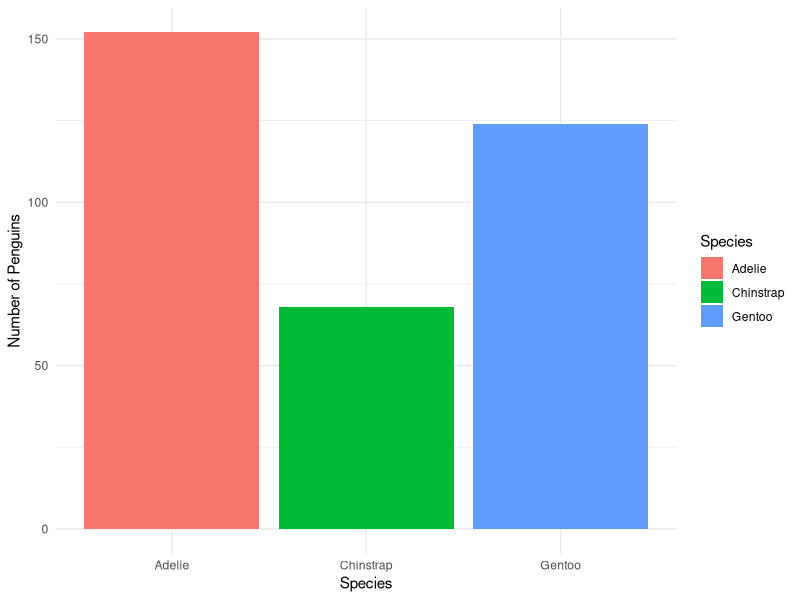
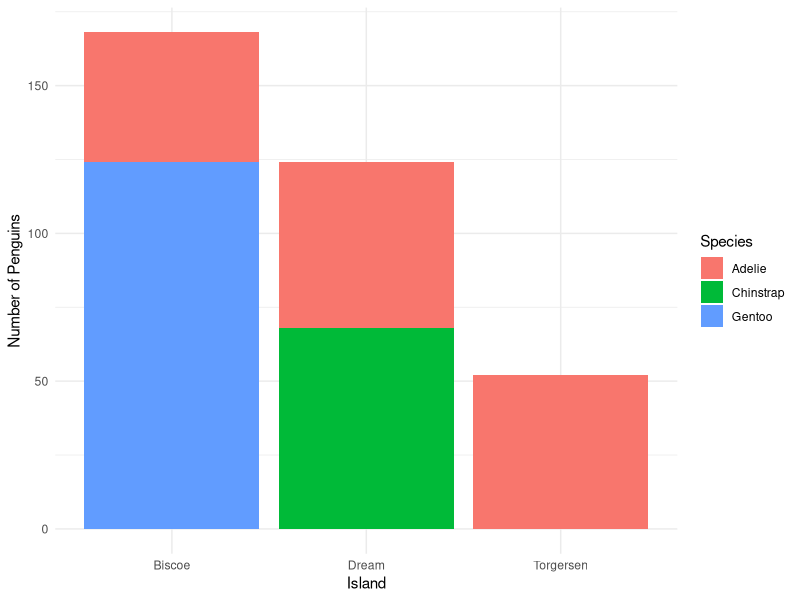

Here is the R script that generated these plots, in order:
## ---- chunk 1
#| label: setup
#| include: false
library(tidyverse)
library(palmerpenguins)
library(ggplot2)
## ---- chunk 2
#| content: valuebox
#| title: "Total Penguins"
list(icon = "binoculars", color = "primary", value = nrow(penguins))
## ---- chunk 3
#| content: valuebox
#| title: "Most Common Species"
list(icon = "award", color = "primary",
     value = names(which.max(table(penguins$species))))
## ---- chunk 4
#| content: valuebox
#| title: "Island With The Most Penguins"
list(icon = "globe-americas", color = "primary",
     value = names(which.max(table(penguins$island))))
## ---- chunk 5
#| title: "Penguins Species Distribution"
ggplot(penguins, aes(x = species, fill = species)) +
  geom_bar() +
  labs(x = "Species", y = "Number of Penguins", fill = "Species") +
  theme_minimal()
## ---- chunk 6
#| title: "Species Across Islands"
ggplot(penguins, aes(x = island, fill = species)) +
  geom_bar() +
  labs(x = "Island", y = "Number of Penguins", fill = "Species") +
  theme_minimal()
